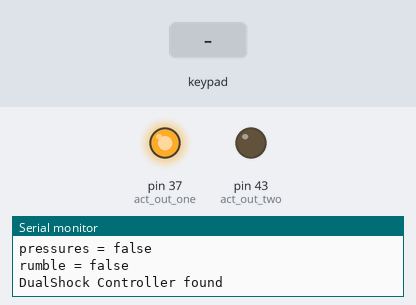
A sketch run on a simulated Arduino Mega 2560, built with avr-gcc and run on an emulated ATmega2560. Shown: output pins drawn as LEDs (lit = HIGH), the last lines printed to the serial monitor. Inputs (shaded band) come from the test bench.

Above: at 1.5 s.
1.6 s: key 'U' pressed
At 1.81 s:
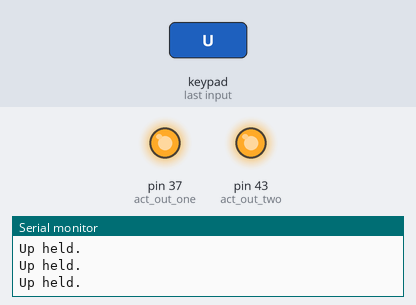
3.5 s: key 'D' pressed
At 3.73 s:
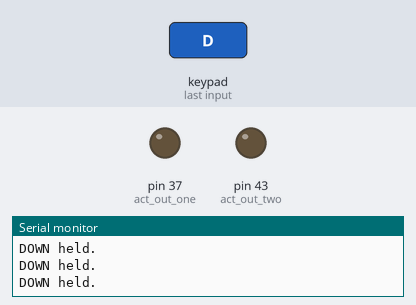
Timing chart, 0 to 6.5 s (numbered marks = the images above; inputs shaded):
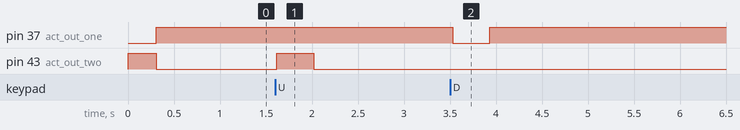

The sketch:

__actuator.ino
```cpp
#include <PS2X_lib.h>  //for v1.6
PS2X ps2x;

#define PS2_DAT        13
#define PS2_CMD        12
#define PS2_SEL        11
#define PS2_CLK        10
#define pressures   false
#define rumble      false

const int act_out_one = 37;         // r3
const int act_out_two = 43;         // r4

void setup() {
  Serial.begin(57600);


  pinMode(act_out_one, OUTPUT);
  pinMode(act_out_two, OUTPUT);
  digitalWrite(act_out_one, LOW);
  digitalWrite(act_out_two, HIGH);


  delay(300);  //added delay to give wireless ps2 module some time to startup, before configuring it
  configurePS2X();
}

void loop() {
  ps2x.read_gamepad(); // read controller.

// actuator up
  if (ps2x.Button(PSB_PAD_UP)) {     //will be TRUE as long as button is pressed
    Serial.println("Up held.");
    moveActuator(HIGH, HIGH);
  }
// actuator doen
  if (ps2x.Button(PSB_PAD_DOWN)) {
    Serial.println("DOWN held.");
    moveActuator(LOW, LOW);
  }
// actuator stop
  if (!ps2x.Button(PSB_PAD_UP) && !ps2x.Button(PSB_PAD_DOWN)) {
    moveActuator(HIGH, LOW);
  }

  delay(50);
}

/*--------------------------------------------------------| PS2X |--------------------------------------------------------*/
// function stolen from setup of PS2X_Example.
void configurePS2X() {
  int error = 0;
  byte type = 0;
  byte vibrate = 0;

  error = ps2x.config_gamepad(PS2_CLK, PS2_CMD, PS2_SEL, PS2_DAT, pressures, rumble);
  if (error == 0) {
    Serial.println("Found Controller, configured successfully.");
    Serial.print("pressures = ");
    if (pressures)
      Serial.println("true ");
    else
      Serial.println("false");
    Serial.print("rumble = ");
    if (rumble)
      Serial.println("true)");
    else
      Serial.println("false");
  }
  else if (error == 1)
    Serial.println("No controller found, check wiring.");
  else if (error == 2)
    Serial.println("Controller found but not accepting commands.");
  else if (error == 3)
    Serial.println("Controller refusing to enter Pressures mode, may not support it. ");

  type = ps2x.readType();
  switch (type) {
    case 0:
      Serial.println("Unknown Controller type found ");
      break;
    case 1:
      Serial.println("DualShock Controller found ");
      break;
    case 2:
      Serial.println("GuitarHero Controller found ");
      break;
    case 3:
      Serial.println("Wireless Sony DualShock Controller found ");
      break;
  }
  if (error == 1) //skip loop if no controller found
    return;
}

/*--------------| Actuator |-------------------------------------------------------*/
//  pwm1      pwm2        actuator               (0 = low, 1 = high)
//   0         0           goes down
//   0         1            no move
//   1         0            no move
//   1         1           goes up
void moveActuator(int pwm1, int pwm2) {
  digitalWrite(act_out_one, pwm1);
  digitalWrite(act_out_two, pwm2);
}
```

Measured:
- after the input at 1.6 s, pin 43 (act_out_two): LOW → HIGH at once, → LOW 0.40 s later
- after the input at 3.5 s, pin 37 (act_out_one): HIGH → LOW at once, → HIGH 0.40 s later
